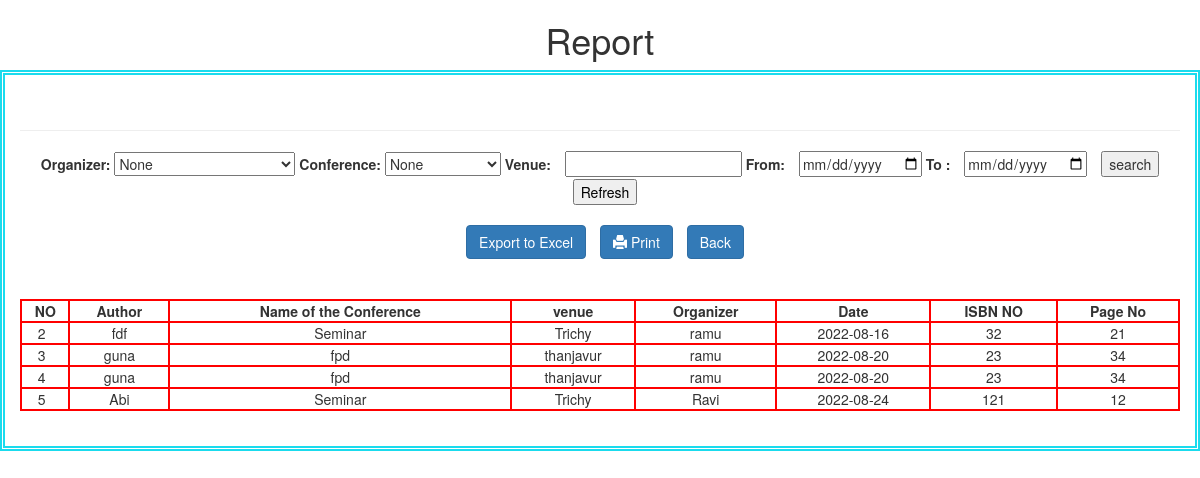
/conferrep/ (signed in), run on the app's committed database.
### authentication/models.py (models this page shows)
class Conference(models.Model):
    author                = models.CharField(max_length =  400)
    noc                   = models.CharField(max_length=100)
    venue                 = models.CharField(max_length = 200)
    organizer             = models.CharField(max_length =100 )
    dayy                   = models.CharField(max_length=14)
    isbn                  = models.IntegerField()
    page                  = models.IntegerField()
    proof                 = models.FileField()

### authentication/views.py (the view)
# urls.py: path('conferrep/',views.conferrep),
def conferrep(request):
    if request.method== 'POST':
        org = request.POST['organizer']
        fdate = request.POST['fdate']
        tdate = request.POST['tdate']
        con = request.POST['Conference']
        ven = request.POST['venue']
        altt1  = org and fdate and tdate and con and ven
        altt2  = org and ven and fdate and tdate
        altt  = con and ven and fdate and tdate
        altt4  = org and con and fdate and tdate
        altt5  = ven and fdate and tdate
        altt6  = org and fdate and tdate
        altt7 = con and fdate and tdate
        altt8  = org and ven
        altt9  = org and con
        altt12  = con and ven
        altt13  = fdate and tdate
        altt14  = ven
        altt15 = con
        if bool(altt1):
            need= Conference.objects.raw(' SELECT* FROM authentication_conference where organizer = "'+org+'" AND venue= "'+ven+'" AND noc = "'+con+'" AND dayy BETWEEN "'+fdate+'" and "'+tdate+'";')
            print(org)
            print(fdate)
            print(ven)
            print(con)
            print(tdate)
            return render(request,'authentication/conferrep.html',{'student':need})
        elif bool(altt2):
            print(2)
            need= Conference.objects.raw(' SELECT* FROM authentication_Conference where organizer = "'+org+'" AND venue= "'+ven+'" AND  dayy BETWEEN "'+fdate+'" and "'+tdate+'";')
            return render(request,'authentication/conferrep.html',{'student':need})
        elif bool(altt):
            print(3)
            need= Conference.objects.raw(' SELECT* FROM authentication_conference where venue= "'+ven+'" AND  noc = "'+con+'" AND dayy BETWEEN "'+fdate+'" and "'+tdate+'";')
            return render(request,'authentication/conferrep.html',{'student':need})
        elif bool(altt4):
            need= Conference.objects.raw(' SELECT* FROM authentication_conference where organizer = "'+org+'"  AND noc = "'+con+'" AND dayy BETWEEN "'+fdate+'" and "'+tdate+'";')
            return render(request,'authentication/conferrep.html',{'student':need})
        elif bool(altt5):
            need= Conference.objects.raw(' SELECT* FROM authentication_conference where venue = "'+ven+'"  AND dayy BETWEEN "'+fdate+'" and "'+tdate+'";')
            return render(request,'authentication/conferrep.html',{'student':need})
        elif bool(altt6):
            need= Conference.objects.raw(' SELECT* FROM authentication_conference where organizer = "'+org+'" AND dayy BETWEEN "'+fdate+'" and "'+tdate+'";')
            return render(request,'authentication/conferrep.html',{'student':need})
        elif bool(altt7):
            need= Conference.objects.raw(' SELECT* FROM authentication_conference where  noc = "'+con+'" AND dayy BETWEEN "'+fdate+'" and "'+tdate+'";')
            return render(request,'authentication/conferrep.html',{'student':need})
        elif bool(altt8):
            need= Conference.objects.raw(' SELECT* FROM authentication_conference where organizer = "'+org+'" AND venue= "'+ven+'";')
            return render(request,'authentication/conferrep.html',{'student':need})
        elif bool(altt9):
            need= Conference.objects.raw(' SELECT* FROM authentication_conference where organizer = "'+org+'" AND noc = "'+con+'";')
            return render(request,'authentication/conferrep.html',{'student':need})
        elif bool(altt12):
            need= Conference.objects.raw(' SELECT* FROM authentication_conference where venue= "'+ven+'" AND noc = "'+con+'";')
            return render(request,'authentication/conferrep.html',{'student':need})
        elif bool(altt13):
            need= Conference.objects.raw(' SELECT* FROM authentication_conference where dayy BETWEEN "'+fdate+'" and "'+tdate+'";')
            return render(request,'authentication/conferrep.html',{'student':need})
        elif bool(altt14):
            need= Conference.objects.raw(' SELECT* FROM authentication_conference where  venue= "'+ven+'";')
            return render(request,'authentication/conferrep.html',{'student':need})
        elif bool(altt15):
            need= Conference.objects.raw(' SELECT* FROM authentication_conference where  noc = "'+con+'";')
            return render(request,'authentication/conferrep.html',{'student':need})
        else:
            need= Conference.objects.raw(' SELECT* FROM authentication_conference where organizer = "'+org+'";')
            return render(request,'authentication/conferrep.html',{'student':need})
    else:
        ned= Conference.objects.raw('select * from authentication_conference ORDER BY dayy ASC')
        return render(request,'authentication/conferrep.html',{'student':ned})

### templates/authentication/conferrep.html (shortened to what this page needs)
{% if user.is_lecturer %}
<!DOCTYPE html>
{% load static %}
<html lang="en">
<head>
  <link href="//maxcdn.bootstrapcdn.com/bootstrap/3.3.0/css/bootstrap.min.css" rel="stylesheet" id="bootstrap-css">
<link href="//maxcdn.bootstrapcdn.com/bootstrap/3.3.0/css/bootstrap.min.css" rel="stylesheet" id="bootstrap-css">
{% load static %}
</head>
<body>
<center>
<h1>Report</h1>
<div>
  <br>
  <hr>
  <form method="post" enctype="multipart/form-data">
      <label for="FacultyName">Organizer:</label>
        <select type="text" id="organizer" name="organizer">
          <option value="">None</option>
        </select>
            <label for="parpose">Conference:</label>
      <select type="text" id="Conference" name="Conference">
        <option value="">None</option>
      </select>
      <label for="parpose">Venue:</label>
      <input type="text" name="venue" id="venue">
 <b>From:</b>   <input type="date" id="fdate" name="fdate" value="">
 <b>To : </b>  <input type="date" id="tdate" name="tdate" value="">
  <input type="submit"  value="search">
   <button type="button" name="home"><a href="/conferrep/"> Refresh </a></button>
  <br><br>
 <button  id="export" type="button" class="btn btn-primary"> Export to Excel</button>
 <button class="btn btn-primary hidden-print" onclick="window.print();"><span class="glyphicon glyphicon-print" aria-hidden="true"></span> Print</button>
<button  class="btn btn-primary hidden-print"><a style="color:white;" href="/repts/">Back</a></button>
<br><br>
<br>
  <table id="examble-table" border='3px'>
    <thead>
        <th>NO</th>
        <th>Author</th>
        <th>Name of the Conference</th>
        <th>venue</th>
        <th>Organizer</th>
        <th>Date   </th>
        <th> ISBN NO   </th>
        <th>Page No </th>
    </thead>
    <tr>
      {% for st in student %}
      <td></td>
      <td><center>{{st.author      }} </center></td>
      <td><center>{{st.noc         }} </center></td>
      <td><center>{{st.venue       }}       </center></td>
      <td><center>{{st.organizer   }}       </center></td>
      <td><center>{{st.dayy         }}       </center></td>
      <td><center>{{st.isbn        }}       </center></td>
      <td><center>{{st.page        }}       </center></td>
    </tr>
    {% endfor %}
  </table>
</form>
<br>
</div>
</center>
</body>
</html>
{% endif %}

### templates/authentication/conferrep.html (style rules this page uses)
h1 { text-align: center; }
div { border: double rgb(26, 219, 237) 5px; display:inline-table; padding: 15px; }
table { width: 100%; }
input { margin-left: 10px; }
table,th,tr,td { border: 2px red solid; }
button,a { text-decoration: none; color: black; }
button { margin-left: 10px; }
table { counter-reset: rowNumber; }
table tr { counter-increment: rowNumber; }
table tr td:first-child::before { content: counter(rowNumber); min-width: 1em; margin-right: 0.5em; }
table,th { text-align: center; }

### data on the page
Conference: author "fdf", noc "Seminar", venue "Trichy", organizer "ramu", dayy "2022-08-16", isbn "32", page "21"
Conference: author "guna", noc "fpd", venue "thanjavur", organizer "ramu", dayy "2022-08-20", isbn "23", page "34"
Conference: author "guna", noc "fpd", venue "thanjavur", organizer "ramu", dayy "2022-08-20", isbn "23", page "34"
Conference: author "Abi", noc "Seminar", venue "Trichy", organizer "Ravi", dayy "2022-08-24", isbn "121", page "12"
